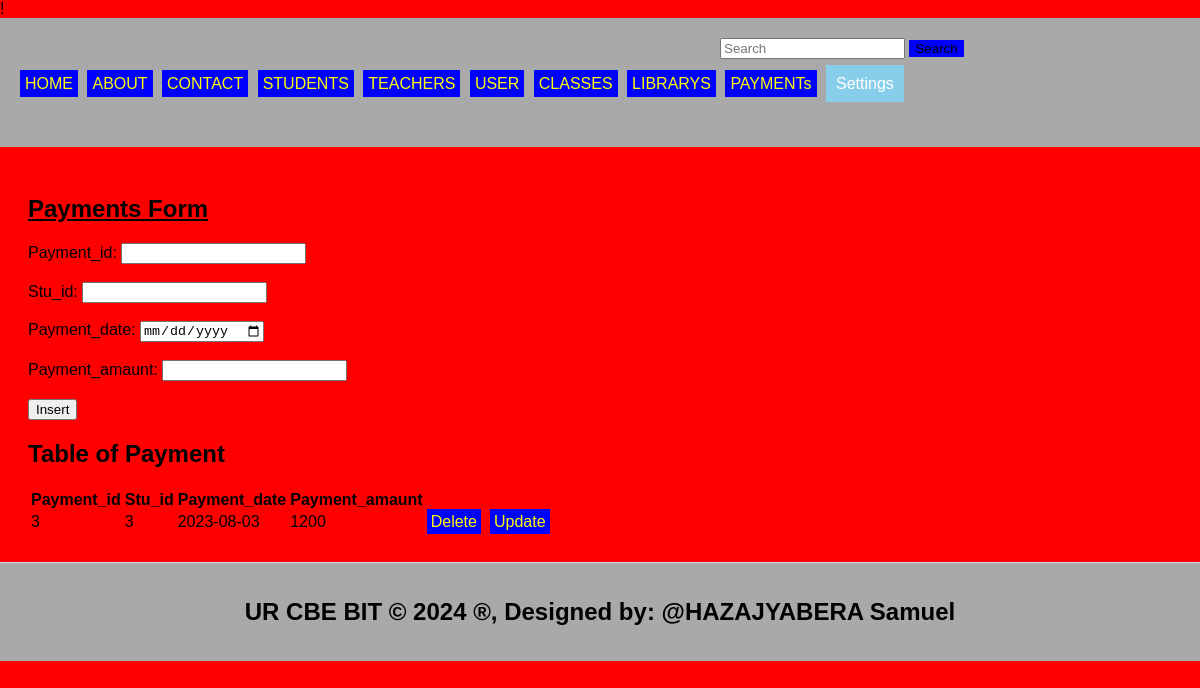
The app's page /payment.php with its own data.
### tables this page shows
CREATE TABLE `payments` (
  `Payment_id` int(11) NOT NULL,
  `Stu_id` int(11) DEFAULT NULL,
  `Payment_date` date DEFAULT NULL,
  `Payment_amaunt` int(11) NOT NULL
);

### payment.php (the view, shortened to what this page needs)
<!DOCTYPE html>
<html>
<head>
</head>
<body>
</body>
</html> !<DOCTYPE html>
<html lang="en">
<head>
  <link rel="stylesheet" type="text/css" href="style.css" title="style 1" media="screen, tv, projection, handheld, print"/>
  </head>
  <header>
<body><body bgcolor="gray">
  <form class="forms" role="search" action="search.php">
      <input class="" type="text" placeholder="Search" aria-label="Search">
      <button class="searchbtn" type="submit">Search</button>
    </form>
  <ul style="list-style-type: none; padding: 0;">
    <li style="display: inline; "><a href="./home.html">HOME</a>
  </li>
    <li style="display: inline; "><a href="./about us.html">ABOUT</a>
  </li>
    <li style="display: inline; "><a href="./contact.html">CONTACT</a>
  </li>
    <li style="display: inline; "><a href="./student.html">STUDENTS</a>
  </li>
    <li style="display: inline; "><a href="./teacher.html">TEACHERS</a>
  </li>
    <li style="display: inline; "><a href="./course.html">USER</a>
  </li>
    <li style="display: inline; "><a href="./class.html">CLASSES</a>
  </li>
    <li style="display: inline; "><a href="./olibrary.html">LIBRARYS</a>
  </li>
    <li style="display: inline; "><a href="./pyment.html">PAYMENTs</a>
  </li>
    <li class="dropdown" style="display: inline; margin-right: 10px;">
      <a href="#" style="padding: 10px; color: white; background-color: skyblue; text-decoration: none; margin-right: 15px;">Settings</a>
    </li><br><br>
  </ul>
</header>
<section>
    <h1><u> Payments Form </u></h1>
    <form method="post" action="payment.php">
        <label for="pymtid"> Payment_id:</label>
        <input type="text" id=" Payment_id" name=" Payment_id"><br><br>
        <label for=" Stu_id"> Stu_id:</label>
        <input type="text" id=" Stu_id" name=" Stu_id" requi;red><br><br>
        <label for="Payment_date">Payment_date:</label>
        <input type="date" id="Payment_date" name="Payment_date" required><br><br>
        <label for="Payment_amaunt">Payment_amaunt:</label>
        <input type="text" id="Payment_amaunt" name="Payment_amaunt" required><br><br>
        <input type="submit" name="add" value="Insert">
    </form>
<?php
$host = "localhost";
$user = "samuel";
$pass = "222003581";
$database = "hazajyabera_samuel_222003581";
$connection = new mysqli($host, $user, $pass, $database);
    $sql = "SELECT * FROM payments";
    $result = $connection->query($sql);
    ?>
    <h2>Table of Payment</h2>
    <table id="dataTable">
        <tr>
            <th>Payment_id</th>
            <th>Stu_id</th>
            <th>Payment_date</th>
            <th>Payment_amaunt</th>
        </tr>
        <?php
        if ($result->num_rows > 0) {
            while ($row = $result->fetch_assoc()) {
                echo "<tr><td>" .$row["Payment_id"] . "</td>
                          <td>" .$row["Stu_id"] . "</td>
                          <td>" .$row["Payment_date"] . "</td>
                          <td>" .$row["Payment_amaunt"] . "</td>
                            <td><a style='padding:4px' href='delete_payment.php?Payment_id=" . $row["Payment_id"] . "'>Delete</a></td>
                    <td><a style='padding:4px' href='update_payment.php?Payment_id=" . $row["Payment_id"] . "'>Update</a></td>
                </tr>";
            }
        } else {
            echo "<tr><td colspan='4'>No data found</td></tr>";
        }
        ?>
    </table>
  </section>
  <footer>
    <center>
      <b><h2>UR CBE BIT &copy; 2024 &reg;, Designed by: @HAZAJYABERA Samuel</h2></b>
    </center>
  </footer>
</body>
</html>

### style.css (style rules this page uses)
body { font-family: Arial, sans-serif; margin: 0; padding: 0; }
.dropdown { position: relative; display: inline; margin-right: 10px; }
body { font-family: Arial,sans-serif; margin:0; padding:0; }
header { background-color:darkgray; padding: 20px; }
.dropdown { position: right; display:right; direction:rtl; }
section { padding:28px; border-bottom: 1px solid #ddd; }
footer { text-align: center; padding: 15px; background-color:darkgray; }

### payment.php (style rules this page uses)
a { padding: 5px; color: white; background-color: blue; text-decoration: none; margin-right: 5px; }
a:link { color: yellow; }
.forms { margin-left: 700px; }
.searchbtn { background-color: blue; border: none; }

### records on screen
payments: Payment_id "3", Stu "3", Payment_date "2023-08-03", Payment_amaunt "1200"
